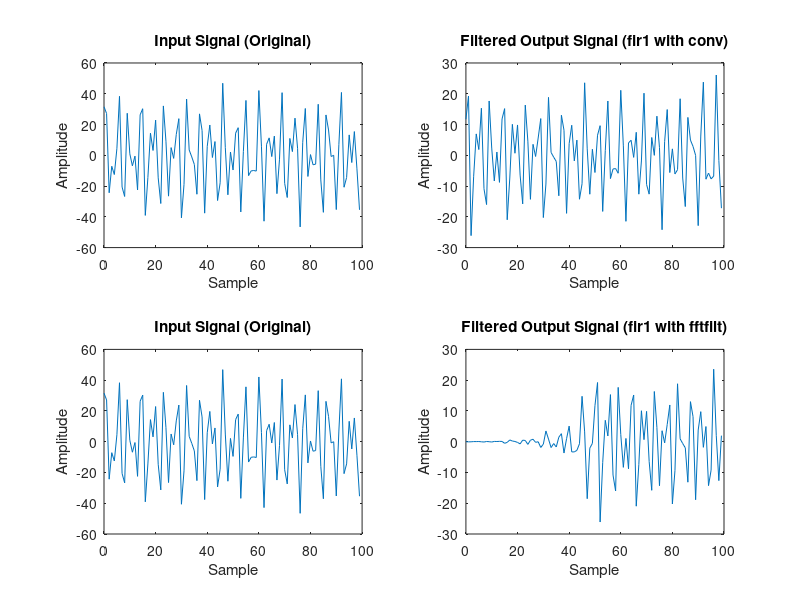

The MATLAB source for this figure:
clear
clc

% Define time index
n = 0:99;

% Define input signal (sum of three sinusoids)
x = 5*cos(0.3*pi*n) + 22*cos(0.44*pi*n - pi/3) + 22*cos(0.7*pi*n - pi/4);

% Define desired passband frequencies
fpass = [0.3, 0.44, 0.7]; % Normalized frequencies (0 to 1)

% Define filter order
L = 100; % Adjust the filter length as needed

% Design the bandpass filter using fir1 function
b = fir1(L, fpass, 'bandpass');

% Apply the bandpass filter to the input signal using conv
y_filter_conv = conv(x, b, 'same');

% Apply the bandpass filter to the input signal using fftfilt
y_filter_fftfilt = fftfilt(b, x);

% Plot input and output signals for the fir1 bandpass filter using conv
figure;
subplot(2,2,1);
plot(n, x);
title('Input Signal (Original)');
xlabel('Sample');
ylabel('Amplitude');
subplot(2,2,2);
plot(n, y_filter_conv);
title('Filtered Output Signal (fir1 with conv)');
xlabel('Sample');
ylabel('Amplitude');

% Plot input and output signals for the fir1 bandpass filter using fftfilt
subplot(2,2,3);
plot(n, x);
title('Input Signal (Original)');
xlabel('Sample');
ylabel('Amplitude');
subplot(2,2,4);
plot(n, y_filter_fftfilt);
title('Filtered Output Signal (fir1 with fftfilt)');
xlabel('Sample');
ylabel('Amplitude');
